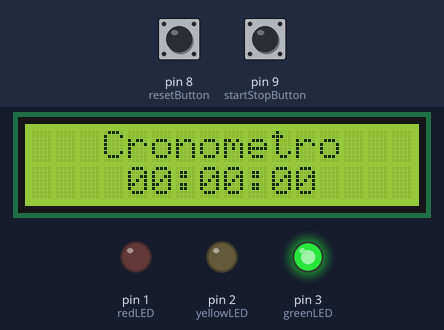
The sketch below on a simulated Arduino Uno, built with avr-gcc and run on an emulated ATmega328P. On the bench: 16×2 character LCD, output pins drawn as LEDs (lit = HIGH). Dashed ring = blinking. The inputs (shaded band) are chosen by the test bench; at power-on: pin 8 (resetButton) LOW, pin 9 (startStopButton) LOW.

Above: at 1.2 s.
1.3 s: pin 8 (resetButton) pulled HIGH for 3.2 s
At 2.18 s:
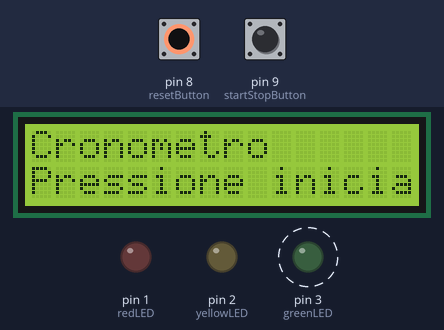
6.2 s: pin 9 (startStopButton) pulled HIGH for 1.2 s
At 8.7 s:
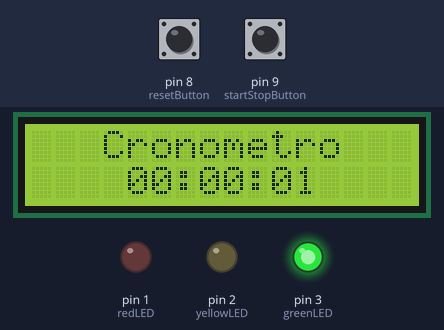
10.4 s: pin 8 (resetButton) pulled HIGH for 1.2 s
At 11.04 s:
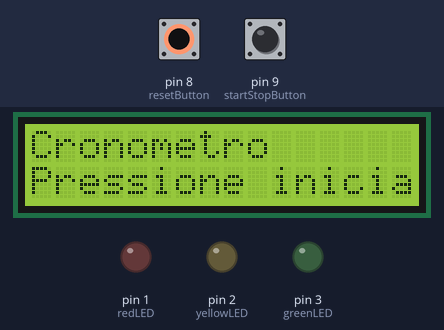
13.1 s: pin 9 (startStopButton) pulled HIGH for 1.2 s
At 26.5 s:
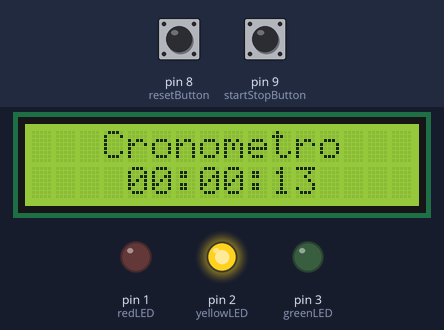
26.6 s: pin 9 (startStopButton) pulled HIGH for 3.2 s
At 35.6 s:
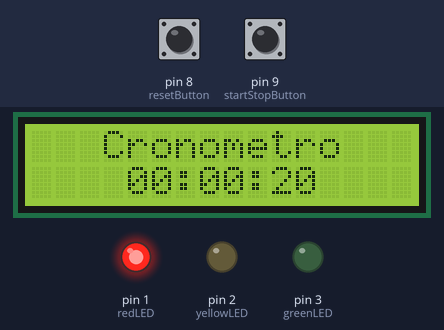
Timing chart, 0 to 36.4 s (numbered marks = the images above; inputs shaded):
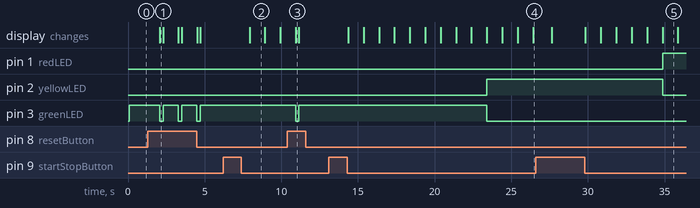

The sketch:

PraticaB3.ino
```cpp
// GIOVANNA SILVA PENIDO
// GUSTAVO HENRIQUE NEIVA
// JOÃO VICTOR FERNANDES LIMA
// CC2MA

#include <LiquidCrystal.h>

// Inicialize o display LCD
LiquidCrystal lcd(13, 12, 7, 6, 5, 4);

// Pinos dos botões
const int startStopButton = 9;
const int resetButton = 8;

// Pinos dos LEDs
const int greenLED = 3;
const int yellowLED = 2;
const int redLED = 1;

// Variáveis do cronômetro
unsigned long startTime = 0;
unsigned long elapsedTime = 0;
bool isRunning = false;

void setup() {
  lcd.begin(16, 2);
  lcd.print("Cronometro");
  lcd.setCursor(0, 1);
  lcd.print("Pressione iniciar");
  pinMode(startStopButton, INPUT);
  pinMode(resetButton, INPUT);
  pinMode(greenLED, OUTPUT);
  pinMode(yellowLED, OUTPUT);
  pinMode(redLED, OUTPUT);
}

void loop() {
  // Verifica o botão de iniciar/parar
  if (digitalRead(startStopButton) == HIGH) {
    if (isRunning) {
      isRunning = false;
      elapsedTime = millis() - startTime;
    } else {
      isRunning = true;
      startTime = millis() - elapsedTime;
    }
    delay(200);
  }

  // Verifica o botão de reset
  if (digitalRead(resetButton) == HIGH) {
    isRunning = false;
    elapsedTime = 0;
    startTime = millis();
    digitalWrite(greenLED, LOW);
    digitalWrite(yellowLED, LOW);
    digitalWrite(redLED, LOW);
    lcd.clear();
    lcd.print("Cronometro");
    lcd.setCursor(0, 1);
    lcd.print("Pressione iniciar");
    delay(200);
  }

  // Atualiza o display
  if (isRunning) {
    elapsedTime = millis() - startTime;
  }

  int minutes = (elapsedTime / 60000);
  int seconds = (elapsedTime / 1000) % 60;
  int hours = 0;

  lcd.clear();
  lcd.setCursor(3, 0);
  lcd.print("Cronometro");
  lcd.setCursor(4, 1);

  if (seconds < 10 && minutes < 10) {
    lcd.print(String(hours) + "0:" + "0" + String(minutes) + ":0" + String(seconds));
  }
  if (seconds < 10 && minutes >= 10) {
    lcd.print(String(hours) + "0:" + String(minutes) + ":0" + String(seconds));
  }
  if (seconds >= 10 && minutes < 10) {
    lcd.print(String(hours) + "0:" + "0" + String(minutes) + ":" + String(seconds));
  }
  if (seconds < 9 && minutes > 10) {
    lcd.print(String(hours) + "0:" + String(minutes) + ":0" + String(seconds));
  }

//  if (seconds < 10) {
//    lcd.print("0" + String(minutes) + ":0" + String(seconds));
//  } else {
//    lcd.print("0" + String(minutes) + ":" + String(seconds));
//  }


  // Atualiza os LEDs com base no tempo
  if (seconds < 10) {
    digitalWrite(greenLED, HIGH);
    digitalWrite(yellowLED, LOW);
    digitalWrite(redLED, LOW);
  } else if (seconds >= 10 && seconds < 20) {
    digitalWrite(greenLED, LOW);
    digitalWrite(yellowLED, HIGH);
    digitalWrite(redLED, LOW);
  } else {
    digitalWrite(greenLED, LOW);
    digitalWrite(yellowLED, LOW);
    digitalWrite(redLED, HIGH);
  }

  delay(1000);
}
```

Measured:
- after the input at 1.3 s, pin 3 (greenLED): alternates HIGH for 1.0 s and LOW for 0.21 s, starting after 0.78 s; the display: changes after 0.78 s (image 1)
- after the input at 6.2 s, the display: changes after 1.7 s (image 2)
- after the input at 10.4 s, pin 3 (greenLED): HIGH → LOW after 0.54 s, → HIGH 0.21 s later; the display: changes after 0.54 s (image 3)
- after the input at 13.1 s, pin 2 (yellowLED): LOW → HIGH after 10.3 s; pin 3 (greenLED): HIGH → LOW after 10.3 s; the display: first changes after 1.3 s (image 4 shows a later state)
- after the input at 26.6 s, pin 1 (redLED): LOW → HIGH after 8.3 s instead of 6.9 s; pin 2 (yellowLED): HIGH → LOW after 8.3 s instead of 6.9 s
- what the display in image 2 shows lasts 1.0 s, from 7.9 s to 8.9 s
